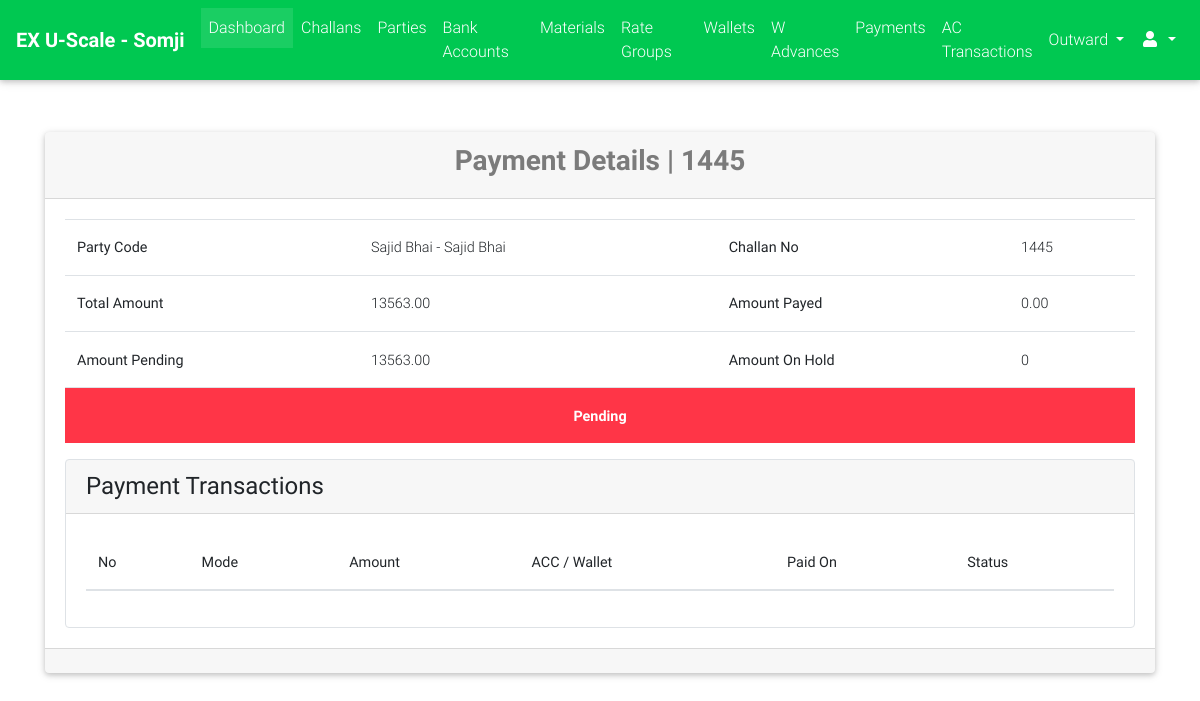
The page /cms_admin/payments/detail/32 (signed in) on the database as committed earlier.
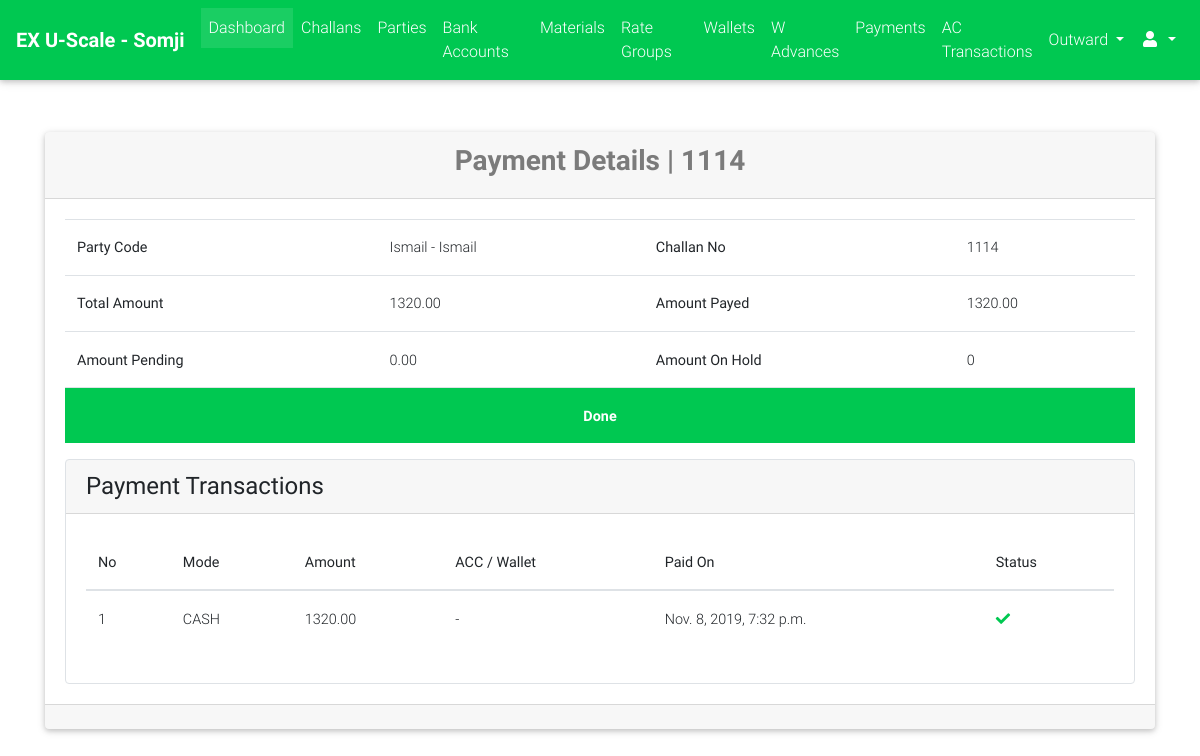
The same page on the database as committed later.
### payments/models.py (models this page shows, shortened)
class Payment(models.Model):
    PAYMENT_MODE_CHOICES = (("DP", "Direct Payment"), ("AL", "Account Less"))
    PAYMENT_STATUS_CHOICES = (("PN", "Pending"), ("DN", "Done"))
    challan = models.OneToOneField("challans.Challan", on_delete=models.CASCADE)
    payment_mode = models.CharField(max_length=2, choices=PAYMENT_MODE_CHOICES, blank=True, null=True)
    status = models.CharField(max_length=2, choices=PAYMENT_STATUS_CHOICES, default="PN")
    payed_amount = models.DecimalField(max_digits=9, decimal_places=2, default=0.00)
    amount = models.DecimalField(max_digits=9, decimal_places=2, null=True, blank=True)
    payed_on = models.DateTimeField(blank=True, null=True)
    image = models.ImageField(upload_to="payments/", blank=True, null=True)
    extra_info = models.TextField(blank=True)
    created_on = models.DateTimeField(auto_now_add=True)
    @property
    def calculate_payed_amount_pending(self):
        return sum([self.get_ac_tr_amount_pending, ])
    @property
    def get_remaining_amount(self):
        return self.amount - self.payed_amount
    @property
    def get_ac_tr_amount_pending(self):
        return self.accounttransaction_set.filter(status="PN").aggregate(total=Sum("amount"))["total"] or Decimal(0.00)

class CashTransaction(models.Model):
    STATUS_CHOICES = (("PN", "Pending"), ("DN", "Done"))
    payment = models.ForeignKey("Payment", on_delete=models.CASCADE)
    amount = models.DecimalField(max_digits=9, decimal_places=2)
    created_on = models.DateTimeField(auto_now_add=True)
    payed_on = models.DateTimeField(blank=True, null=True)
    extra_info = models.TextField(blank=True)
    photo = models.ImageField(upload_to="payments/account_transactions/photos/", blank=True, null=True)
    status = models.CharField(max_length=2, choices=STATUS_CHOICES, default="DN")

### challans/models.py (models this page shows, shortened)
class Challan(models.Model):
    STATUS_CHOICES = (("PN", "Pending"), ("DN", "Done"))
    created_by = models.ForeignKey(User, on_delete=models.PROTECT)
    party = models.ForeignKey("parties.Party", on_delete=models.CASCADE)
    challan_no = models.PositiveIntegerField(blank=True, null=True)
    vehicle_details = models.CharField(max_length=128, blank=True, null=True)
    weights_amount = models.DecimalField(max_digits=9, decimal_places=2, default=decimal.Decimal(0.00))
    extra_charges = models.DecimalField(verbose_name="Kata Charges", max_digits=9, decimal_places=2,
                                        default=decimal.Decimal(0.00), validators=[MinValueValidator(limit_value=0), MaxValueValidator(limit_value=100)])
    round_amount = models.DecimalField(max_digits=4, decimal_places=2, default=decimal.Decimal(0.00), validators=[MinValueValidator(limit_value=-10), MaxValueValidator(limit_value=10)])
    total_amount = models.DecimalField(max_digits=9, decimal_places=2, default=decimal.Decimal(0.00), validators=[MinValueValidator(limit_value=0)])
    image = models.ImageField(upload_to="payments/", blank=True, null=True)
    extra_info = models.TextField(blank=True)
    created_on = models.DateTimeField(auto_now_add=True, editable=True)
    updated_on = models.DateTimeField(auto_now=True, editable=True)
    is_entries_done = models.BooleanField(default=False)
    is_reports_done = models.BooleanField(default=False)
    is_rates_assigned = models.BooleanField(default=False)
    is_payed = models.BooleanField(default=False)
    status = models.CharField(max_length=2, choices=STATUS_CHOICES, default="PN")
    @property
    def get_absolute_url(self):
        return reverse_lazy("challans:detail", kwargs={"challan_no": self.challan_no})

### parties/models.py (models this page shows, shortened)
class Party(models.Model):
    RATE_TYPE_CHOICES = (("GR", "Group Rate"), ("IR", "Individual Rate"))
    rate_type = models.CharField(max_length=2, choices=RATE_TYPE_CHOICES)
    rate_group = models.ForeignKey("rates.RateGroup", on_delete=models.PROTECT, blank=True, null=True)
    name = models.CharField(max_length=128)
    party_code = models.CharField(max_length=32, blank=True)
    address = models.TextField(blank=True)
    phone = models.CharField(max_length=13)
    whatsapp = models.CharField(max_length=13, blank=True)
    email = models.EmailField(blank=True, null=True)
    extra_info = models.TextField(blank=True)
    is_wallet_party = models.BooleanField(default=False)
    is_active = models.BooleanField(default=True)
    @property
    def get_display_text(self):
        return self.name
    class Meta:
        verbose_name = "Party"
        verbose_name_plural = "Parties"

### cms_admin/views.py (the view)
# urls.py: url(r'^payments/detail/(?P<id>[0-9]+)$', views.PaymentDetailView.as_view(), name="payments_detail"),
class PaymentDetailView(ExecutiveRequiredMixin, DetailView):
    template_name = "cms_admin/payments/detail.html"
    model = Payment
    context_object_name = "payment"
    slug_field = "id"
    slug_url_kwarg = "id"

### cms_admin/views.py (called while the page is built)
    def test_func(self):
        return self.request.user.is_superuser or self.request.user.is_staff

### cms_admin/templates/cms_admin/payments/detail.html (shortened to what this page needs)
{% extends "cms_admin/base.html" %}
{% load crispy_forms_tags %}
{% block content %}
    <br><br>
    <div class="container">
        <div class="card">
            <div class="card-header">
                <h3 class="text-black-50 font-weight-bold text-center">Payment Details | {{ payment.challan.challan_no }}</h3>
            </div>
            <div class="card-body">
                <table class="table">
                    <tbody>
                        <tr>
                            <th>Party Code</th>
                            <td>{{ payment.challan.party.name }} - {{ payment.challan.party.get_display_text }}</td>
                            <th>Challan No</th>
                            <td>
                                <a href="{{ payment.challan.get_absolute_url }}">{{ payment.challan.challan_no }}</a>
                            </td>
                        </tr>
                        <tr>
                            <th>Total Amount</th>
                            <td>{{ payment.amount }}</td>
                            <th>Amount Payed</th>
                            <td>{{ payment.payed_amount }}</td>
                        </tr>
                        <tr>
                            <th>Amount Pending</th>
                            <td>{{ payment.get_remaining_amount }}</td>
                            <th>Amount On Hold</th>
                            <td>{{ payment.calculate_payed_amount_pending }}</td>
                        </tr>
                        <tr>
                            {% if payment.status == "DN" %}
                                <td class="bg-success text-center font-weight-bold text-white" colspan="4">Done</td>
                            {% else %}
                                <td class="bg-danger text-center font-weight-bold text-white" colspan="4">Pending</td>
                            {% endif %}
                        </tr>
                    </tbody>
                </table>
                <div class="card border" style="box-shadow: none">
                    <div class="card-header">
                        <h4 class="m-auto">Payment Transactions</h4>
                    </div>
                    <div class="card-body">
                        <table class="table">
                            <thead>
                                <th>No</th>
                                <th>Mode</th>
                                <th>Amount</th>
                                <th>ACC / Wallet</th>
                                <th>Paid On</th>
                                <th>Status</th>
                            </thead>
                            {% for cs_transaction in payment.cashtransaction_set.all  %}
                                <tr>
                                    <td>{{ forloop.counter }}</td>
                                    <td>CASH</td>
                                    <td>{{ cs_transaction.amount }}</td>
                                    <td>-</td>
                                    <td>{{ cs_transaction.created_on }}</td>
                                    <td>
                                        {% if cs_transaction.status == "DN" %}
                                            <i class="fa fa-check text-success"></i>
                                        {% else %}
                                            <i class="fa fa-times text-danger"></i>
                                        {% endif %}
                                    </td>
                                </tr>
                            {% endfor %}
                        </table>
                    </div>
                </div>
            </div>
            <div class="card-footer">
            </div>
        </div>
    </div>
{% endblock %}

Rows that differ between the two databases and show on the page:
changed Payment: challan.challan_no "1445" → "1114"; challan.party.name "Sajid Bhai" → "Ismail"; challan.party.get_display_text "Sajid Bhai" → "Ismail"; amount "13563.00" → "1320.00"; payed_amount "0.00" → "1320.00"; get_remaining_amount "13563.00" → "0.00"; status "PN" → "DN" (drawn)
added CashTransaction: amount "1320.00", created_on "Nov. 8, 2019, 7:32 p.m.", status "DN" (drawn)
Other text that changed with them:
text no longer shown: "Pending"
text now shown: "Done"
